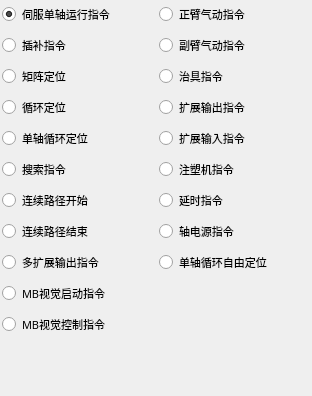
        <widget class="QWidget" name="tabNormal">
         <property name="font">
          <font>
           <family>微软雅黑</family>
           <pointsize>8</pointsize>
           <weight>50</weight>
           <bold>false</bold>
          </font>
         </property>
         <attribute name="icon">
          <iconset resource="../xPad.qrc">
           <normaloff>:/img/widget/TabHeader.png</normaloff>:/img/widget/TabHeader.png</iconset>
         </attribute>
         <attribute name="title">
          <string>动作</string>
         </attribute>
         <layout class="QGridLayout" name="gridLayout">
          <property name="margin">
           <number>2</number>
          </property>
          <item row="0" column="0">
           <layout class="QVBoxLayout" name="verticalLayout">
            <item>
             <widget class="xRadioButton" name="radioServo">
              <property name="sizePolicy">
               <sizepolicy hsizetype="Expanding" vsizetype="Fixed">
                <horstretch>0</horstretch>
                <verstretch>0</verstretch>
               </sizepolicy>
              </property>
              <property name="minimumSize">
               <size>
                <width>100</width>
                <height>25</height>
               </size>
              </property>
              <property name="maximumSize">
               <size>
                <width>16777215</width>
                <height>25</height>
               </size>
              </property>
              <property name="font">
               <font>
                <family>微软雅黑</family>
                <pointsize>8</pointsize>
                <weight>50</weight>
                <italic>false</italic>
                <bold>false</bold>
               </font>
              </property>
              <property name="focusPolicy">
               <enum>Qt::NoFocus</enum>
              </property>
              <property name="text">
               <string>伺服单轴运行指令</string>
              </property>
              <property name="checked">
               <bool>true</bool>
              </property>
             </widget>
            </item>
            <item>
             <widget class="xRadioButton" name="radioInterp">
              <property name="sizePolicy">
               <sizepolicy hsizetype="Expanding" vsizetype="Fixed">
                <horstretch>0</horstretch>
                <verstretch>0</verstretch>
               </sizepolicy>
              </property>
              <property name="minimumSize">
               <size>
                <width>100</width>
                <height>25</height>
               </size>
              </property>
              <property name="maximumSize">
               <size>
                <width>16777215</width>
                <height>25</height>
               </size>
              </property>
              <property name="font">
               <font>
                <family>微软雅黑</family>
                <pointsize>8</pointsize>
                <weight>50</weight>
                <italic>false</italic>
                <bold>false</bold>
               </font>
              </property>
              <property name="focusPolicy">
               <enum>Qt::NoFocus</enum>
              </property>
              <property name="text">
               <string>插补指令</string>
              </property>
              <property name="checked">
               <bool>false</bool>
              </property>
             </widget>
            </item>
            <item>
             <widget class="xRadioButton" name="radioLoop1">
              <property name="sizePolicy">
               <sizepolicy hsizetype="Expanding" vsizetype="Fixed">
                <horstretch>0</horstretch>
                <verstretch>0</verstretch>
               </sizepolicy>
              </property>
              <property name="minimumSize">
               <size>
                <width>100</width>
                <height>25</height>
               </size>
              </property>
              <property name="maximumSize">
               <size>
                <width>16777215</width>
                <height>25</height>
               </size>
              </property>
              <property name="font">
               <font>
                <family>微软雅黑</family>
                <pointsize>8</pointsize>
                <weight>50</weight>
                <italic>false</italic>
                <bold>false</bold>
               </font>
              </property>
              <property name="focusPolicy">
               <enum>Qt::NoFocus</enum>
              </property>
              <property name="text">
               <string>矩阵定位</string>
              </property>
             </widget>
            </item>
            <item>
             <widget class="xRadioButton" name="radioLoop2">
              <property name="sizePolicy">
               <sizepolicy hsizetype="Expanding" vsizetype="Fixed">
                <horstretch>0</horstretch>
                <verstretch>0</verstretch>
               </sizepolicy>
              </property>
              <property name="minimumSize">
               <size>
                <width>100</width>
                <height>25</height>
               </size>
              </property>
              <property name="maximumSize">
               <size>
                <width>16777215</width>
                <height>25</height>
               </size>
              </property>
              <property name="font">
               <font>
                <family>微软雅黑</family>
                <pointsize>8</pointsize>
                <weight>50</weight>
                <italic>false</italic>
                <bold>false</bold>
               </font>
              </property>
              <property name="focusPolicy">
               <enum>Qt::NoFocus</enum>
              </property>
              <property name="text">
               <string>循环定位</string>
              </property>
             </widget>
            </item>
            <item>
             <widget class="xRadioButton" name="radioSingleLoop">
              <property name="sizePolicy">
               <sizepolicy hsizetype="Expanding" vsizetype="Fixed">
                <horstretch>0</horstretch>
                <verstretch>0</verstretch>
               </sizepolicy>
              </property>
              <property name="minimumSize">
               <size>
                <width>100</width>
                <height>25</height>
               </size>
              </property>
              <property name="maximumSize">
               <size>
                <width>16777215</width>
                <height>25</height>
               </size>
              </property>
              <property name="font">
               <font>
                <family>微软雅黑</family>
                <pointsize>8</pointsize>
                <weight>50</weight>
                <italic>false</italic>
                <bold>false</bold>
               </font>
              </property>
              <property name="focusPolicy">
               <enum>Qt::NoFocus</enum>
              </property>
              <property name="text">
               <string>单轴循环定位</string>
              </property>
             </widget>
            </item>
            <item>
             <widget class="xRadioButton" name="radioPaper">
              <property name="sizePolicy">
               <sizepolicy hsizetype="Expanding" vsizetype="Fixed">
                <horstretch>0</horstretch>
                <verstretch>0</verstretch>
               </sizepolicy>
              </property>
              <property name="minimumSize">
               <size>
                <width>100</width>
                <height>25</height>
               </size>
              </property>
              <property name="maximumSize">
               <size>
                <width>16777215</width>
                <height>25</height>
               </size>
              </property>
              <property name="font">
               <font>
                <family>微软雅黑</family>
                <pointsize>8</pointsize>
                <weight>50</weight>
                <italic>false</italic>
                <bold>false</bold>
               </font>
              </property>
              <property name="focusPolicy">
               <enum>Qt::NoFocus</enum>
              </property>
              <property name="text">
               <string>搜索指令</string>
              </property>
             </widget>
            </item>
            <item>
             <widget class="xRadioButton" name="radioPathBegin">
              <property name="sizePolicy">
               <sizepolicy hsizetype="Expanding" vsizetype="Fixed">
                <horstretch>0</horstretch>
                <verstretch>0</verstretch>
               </sizepolicy>
              </property>
              <property name="minimumSize">
               <size>
                <width>100</width>
                <height>25</height>
               </size>
              </property>
              <property name="maximumSize">
               <size>
                <width>16777215</width>
                <height>25</height>
               </size>
              </property>
              <property name="font">
               <font>
                <family>微软雅黑</family>
                <pointsize>8</pointsize>
                <weight>50</weight>
                <italic>false</italic>
                <bold>false</bold>
               </font>
              </property>
              <property name="focusPolicy">
               <enum>Qt::NoFocus</enum>
              </property>
              <property name="text">
               <string>连续路径开始</string>
              </property>
             </widget>
            </item>
            <item>
             <widget class="xRadioButton" name="radioPathEnd">
              <property name="sizePolicy">
               <sizepolicy hsizetype="Expanding" vsizetype="Fixed">
                <horstretch>0</horstretch>
                <verstretch>0</verstretch>
               </sizepolicy>
              </property>
              <property name="minimumSize">
               <size>
                <width>100</width>
                <height>25</height>
               </size>
              </property>
              <property name="maximumSize">
               <size>
                <width>16777215</width>
                <height>25</height>
               </size>
              </property>
              <property name="font">
               <font>
                <family>微软雅黑</family>
                <pointsize>8</pointsize>
                <weight>50</weight>
                <italic>false</italic>
                <bold>false</bold>
               </font>
              </property>
              <property name="focusPolicy">
               <enum>Qt::NoFocus</enum>
              </property>
              <property name="text">
               <string>连续路径结束</string>
              </property>
             </widget>
            </item>
            <item>
             <widget class="xRadioButton" name="radioMExtOutput">
              <property name="sizePolicy">
               <sizepolicy hsizetype="Expanding" vsizetype="Fixed">
                <horstretch>0</horstretch>
                <verstretch>0</verstretch>
               </sizepolicy>
              </property>
              <property name="minimumSize">
               <size>
                <width>100</width>
                <height>25</height>
               </size>
              </property>
              <property name="maximumSize">
               <size>
                <width>16777215</width>
                <height>25</height>
               </size>
              </property>
              <property name="font">
               <font>
                <family>微软雅黑</family>
                <pointsize>8</pointsize>
                <weight>50</weight>
                <italic>false</italic>
                <bold>false</bold>
               </font>
              </property>
              <property name="focusPolicy">
               <enum>Qt::NoFocus</enum>
              </property>
              <property name="text">
               <string>多扩展输出指令</string>
              </property>
             </widget>
            </item>
            <item>
             <widget class="xRadioButton" name="radioVisionON">
              <property name="sizePolicy">
               <sizepolicy hsizetype="Expanding" vsizetype="Fixed">
                <horstretch>0</horstretch>
                <verstretch>0</verstretch>
               </sizepolicy>
              </property>
              <property name="minimumSize">
               <size>
                <width>100</width>
                <height>25</height>
               </size>
              </property>
              <property name="maximumSize">
               <size>
                <width>16777215</width>
                <height>25</height>
               </size>
              </property>
              <property name="font">
               <font>
                <family>微软雅黑</family>
                <pointsize>8</pointsize>
                <weight>50</weight>
                <italic>false</italic>
                <bold>false</bold>
               </font>
              </property>
              <property name="focusPolicy">
               <enum>Qt::NoFocus</enum>
              </property>
              <property name="text">
               <string>MB视觉启动指令</string>
              </property>
             </widget>
            </item>
            <item>
             <widget class="xRadioButton" name="radioVisionCtrl">
              <property name="sizePolicy">
               <sizepolicy hsizetype="Expanding" vsizetype="Fixed">
                <horstretch>0</horstretch>
                <verstretch>0</verstretch>
               </sizepolicy>
              </property>
              <property name="minimumSize">
               <size>
                <width>100</width>
                <height>25</height>
               </size>
              </property>
              <property name="maximumSize">
               <size>
                <width>16777215</width>
                <height>25</height>
               </size>
              </property>
              <property name="font">
               <font>
                <family>微软雅黑</family>
                <pointsize>8</pointsize>
                <weight>50</weight>
                <italic>false</italic>
                <bold>false</bold>
               </font>
              </property>
              <property name="focusPolicy">
               <enum>Qt::NoFocus</enum>
              </property>
              <property name="text">
               <string>MB视觉控制指令</string>
              </property>
             </widget>
            </item>
            <item>
             <spacer name="verticalSpacer_3">
              <property name="orientation">
               <enum>Qt::Vertical</enum>
              </property>
              <property name="sizeHint" stdset="0">
               <size>
                <width>20</width>
                <height>40</height>
               </size>
              </property>
             </spacer>
            </item>
           </layout>
          </item>
          <item row="0" column="1">
           <layout class="QVBoxLayout" name="verticalLayout_2">
            <item>
             <widget class="xRadioButton" name="radioParm">
              <property name="sizePolicy">
               <sizepolicy hsizetype="Expanding" vsizetype="Fixed">
                <horstretch>0</horstretch>
                <verstretch>0</verstretch>
               </sizepolicy>
              </property>
              <property name="minimumSize">
               <size>
                <width>100</width>
                <height>25</height>
               </size>
              </property>
              <property name="maximumSize">
               <size>
                <width>16777215</width>
                <height>25</height>
               </size>
              </property>
              <property name="font">
               <font>
                <family>微软雅黑</family>
                <pointsize>8</pointsize>
                <weight>50</weight>
                <italic>false</italic>
                <bold>false</bold>
               </font>
              </property>
              <property name="focusPolicy">
               <enum>Qt::NoFocus</enum>
              </property>
              <property name="text">
               <string>正臂气动指令</string>
              </property>
             </widget>
            </item>
            <item>
             <widget class="xRadioButton" name="radioRarm">
              <property name="sizePolicy">
               <sizepolicy hsizetype="Expanding" vsizetype="Fixed">
                <horstretch>0</horstretch>
                <verstretch>0</verstretch>
               </sizepolicy>
              </property>
              <property name="minimumSize">
               <size>
                <width>100</width>
                <height>25</height>
               </size>
              </property>
              <property name="maximumSize">
               <size>
                <width>16777215</width>
                <height>25</height>
               </size>
              </property>
              <property name="font">
               <font>
                <family>微软雅黑</family>
                <pointsize>8</pointsize>
                <weight>50</weight>
                <italic>false</italic>
                <bold>false</bold>
               </font>
              </property>
              <property name="focusPolicy">
               <enum>Qt::NoFocus</enum>
              </property>
              <property name="text">
               <string>副臂气动指令</string>
              </property>
             </widget>
            </item>
            <item>
             <widget class="xRadioButton" name="radioVacuum">
              <property name="sizePolicy">
               <sizepolicy hsizetype="Expanding" vsizetype="Fixed">
                <horstretch>0</horstretch>
                <verstretch>0</verstretch>
               </sizepolicy>
              </property>
              <property name="minimumSize">
               <size>
                <width>100</width>
                <height>25</height>
               </size>
              </property>
              <property name="maximumSize">
               <size>
                <width>16777215</width>
                <height>25</height>
               </size>
              </property>
              <property name="font">
               <font>
                <family>微软雅黑</family>
                <pointsize>8</pointsize>
                <weight>50</weight>
                <italic>false</italic>
                <bold>false</bold>
               </font>
              </property>
              <property name="focusPolicy">
               <enum>Qt::NoFocus</enum>
              </property>
              <property name="text">
               <string>治具指令</string>
              </property>
             </widget>
            </item>
            <item>
             <widget class="xRadioButton" name="radioExtOutput">
              <property name="sizePolicy">
               <sizepolicy hsizetype="Expanding" vsizetype="Fixed">
                <horstretch>0</horstretch>
                <verstretch>0</verstretch>
               </sizepolicy>
              </property>
              <property name="minimumSize">
               <size>
                <width>100</width>
                <height>25</height>
               </size>
              </property>
              <property name="maximumSize">
               <size>
                <width>16777215</width>
                <height>25</height>
               </size>
              </property>
              <property name="font">
               <font>
                <family>微软雅黑</family>
                <pointsize>8</pointsize>
                <weight>50</weight>
                <italic>false</italic>
                <bold>false</bold>
               </font>
              </property>
              <property name="focusPolicy">
               <enum>Qt::NoFocus</enum>
              </property>
              <property name="text">
               <string>扩展输出指令</string>
              </property>
             </widget>
            </item>
            <item>
             <widget class="xRadioButton" name="radioExtInput">
              <property name="sizePolicy">
               <sizepolicy hsizetype="Expanding" vsizetype="Fixed">
                <horstretch>0</horstretch>
                <verstretch>0</verstretch>
               </sizepolicy>
              </property>
              <property name="minimumSize">
               <size>
                <width>100</width>
                <height>25</height>
               </size>
              </property>
              <property name="maximumSize">
               <size>
                <width>16777215</width>
                <height>25</height>
               </size>
              </property>
              <property name="font">
               <font>
                <family>微软雅黑</family>
                <pointsize>8</pointsize>
                <weight>50</weight>
                <italic>false</italic>
                <bold>false</bold>
               </font>
              </property>
              <property name="focusPolicy">
               <enum>Qt::NoFocus</enum>
              </property>
              <property name="text">
               <string>扩展输入指令</string>
              </property>
             </widget>
            </item>
            <item>
             <widget class="xRadioButton" name="radioImm">
              <property name="sizePolicy">
               <sizepolicy hsizetype="Expanding" vsizetype="Fixed">
                <horstretch>0</horstretch>
                <verstretch>0</verstretch>
               </sizepolicy>
              </property>
              <property name="minimumSize">
               <size>
                <width>100</width>
                <height>25</height>
               </size>
              </property>
              <property name="maximumSize">
               <size>
                <width>16777215</width>
                <height>25</height>
               </size>
              </property>
              <property name="font">
               <font>
                <family>微软雅黑</family>
                <pointsize>8</pointsize>
                <weight>50</weight>
                <italic>false</italic>
                <bold>false</bold>
               </font>
              </property>
              <property name="focusPolicy">
               <enum>Qt::NoFocus</enum>
              </property>
              <property name="text">
               <string>注塑机指令</string>
              </property>
             </widget>
            </item>
            <item>
             <widget class="xRadioButton" name="radioDelay">
              <property name="sizePolicy">
               <sizepolicy hsizetype="Expanding" vsizetype="Fixed">
                <horstretch>0</horstretch>
                <verstretch>0</verstretch>
               </sizepolicy>
              </property>
              <property name="minimumSize">
               <size>
                <width>100</width>
                <height>25</height>
               </size>
              </property>
              <property name="maximumSize">
               <size>
                <width>16777215</width>
                <height>25</height>
               </size>
              </property>
              <property name="font">
               <font>
                <family>微软雅黑</family>
                <pointsize>8</pointsize>
                <weight>50</weight>
                <italic>false</italic>
                <bold>false</bold>
               </font>
              </property>
              <property name="focusPolicy">
               <enum>Qt::NoFocus</enum>
              </property>
              <property name="text">
               <string>延时指令</string>
              </property>
             </widget>
            </item>
            <item>
             <widget class="xRadioButton" name="radioPower">
              <property name="sizePolicy">
               <sizepolicy hsizetype="Expanding" vsizetype="Fixed">
                <horstretch>0</horstretch>
                <verstretch>0</verstretch>
               </sizepolicy>
              </property>
              <property name="minimumSize">
               <size>
                <width>100</width>
                <height>25</height>
               </size>
              </property>
              <property name="maximumSize">
               <size>
                <width>16777215</width>
                <height>25</height>
               </size>
              </property>
              <property name="font">
               <font>
                <family>微软雅黑</family>
                <pointsize>8</pointsize>
                <weight>50</weight>
                <italic>false</italic>
                <bold>false</bold>
               </font>
              </property>
              <property name="focusPolicy">
               <enum>Qt::NoFocus</enum>
              </property>
              <property name="text">
               <string>轴电源指令</string>
              </property>
             </widget>
            </item>
            <item>
             <widget class="xRadioButton" name="radioSingleLoopFree">
              <property name="sizePolicy">
               <sizepolicy hsizetype="Expanding" vsizetype="Fixed">
                <horstretch>0</horstretch>
                <verstretch>0</verstretch>
               </sizepolicy>
              </property>
              <property name="minimumSize">
               <size>
                <width>100</width>
                <height>25</height>
               </size>
              </property>
              <property name="maximumSize">
               <size>
                <width>16777215</width>
                <height>25</height>
               </size>
              </property>
              <property name="font">
               <font>
                <family>微软雅黑</family>
                <pointsize>8</pointsize>
                <weight>50</weight>
                <italic>false</italic>
                <bold>false</bold>
               </font>
              </property>
              <property name="focusPolicy">
               <enum>Qt::NoFocus</enum>
              </property>
              <property name="text">
               <string>单轴循环自由定位</string>
              </property>
             </widget>
            </item>
            <item>
             <spacer name="verticalSpacer_4">
              <property name="orientation">
               <enum>Qt::Vertical</enum>
              </property>
              <property name="sizeHint" stdset="0">
               <size>
                <width>20</width>
                <height>40</height>
               </size>
              </property>
             </spacer>
            </item>
           </layout>
          </item>
          <item row="1" column="0" colspan="2">
           <spacer name="verticalSpacer_2">
            <property name="orientation">
             <enum>Qt::Vertical</enum>
            </property>
            <property name="sizeHint" stdset="0">
             <size>
              <width>308</width>
              <height>17</height>
             </size>
            </property>
           </spacer>
          </item>
         </layout>
        </widget>
